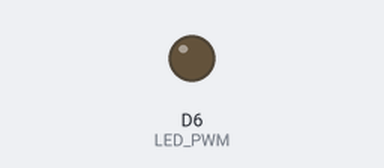
The sketch below on a simulated ESP8266 (NodeMCU). On the bench: output pins drawn as LEDs (lit = HIGH).

Above: at 0.1 s.
At 19.9 s:
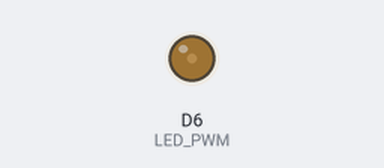
At 39.6 s:
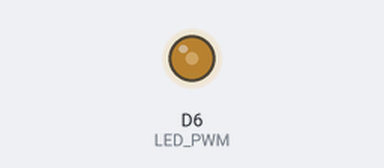
Timing chart, 0 to 40.0 s (numbered marks = the images above):
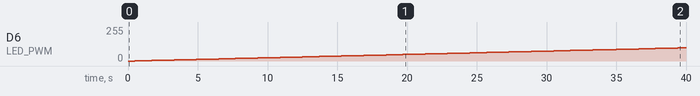

The sketch:

LED_PWM.ino
```cpp
#define LED_PWM D6


int iUmbralHumedad = 500;
void setup()  {

}


void loop() {
   for (int i = 0 ; i < 1023 ; i++){ // vamos subiendo el nivel de brillo
      analogWrite(LED_PWM,i);
      delay(100); // damos un tiempo para que se vea el cambio
   }

   for (int i = 1023;i >= 0; i++){  // vamos bajando el nivel de brillo
      analogWrite(LED_PWM,i);
      delay(100); // damos un tiempo para que se vea el cambio
   }

}
```

Measured:
- by itself, D6 (LED_PWM): moves from 0/255 to 99/255 over 39.3 s
